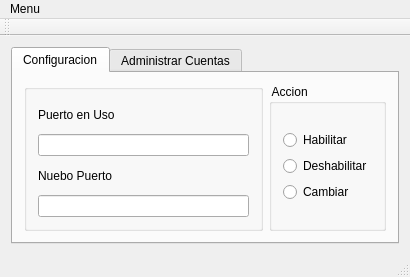
<?xml version="1.0" encoding="UTF-8"?>
<ui version="4.0">
 <class>MainWindowClass</class>
 <widget class="QMainWindow" name="MainWindowClass">
  <property name="geometry">
   <rect>
    <x>0</x>
    <y>0</y>
    <width>410</width>
    <height>254</height>
   </rect>
  </property>
  <property name="windowTitle">
   <string>Servidor Chat</string>
  </property>
  <widget class="QWidget" name="centralWidget">
   <layout class="QGridLayout" name="gridLayout_11">
    <item row="0" column="0">
     <widget class="QTabWidget" name="tabWidget">
      <property name="currentIndex">
       <number>0</number>
      </property>
      <widget class="QWidget" name="tab">
       <attribute name="title">
        <string>Configuracion</string>
       </attribute>
       <layout class="QGridLayout" name="gridLayout_9">
        <item row="0" column="0">
         <widget class="QGroupBox" name="groupBox_3">
          <property name="title">
           <string/>
          </property>
          <layout class="QGridLayout" name="gridLayout">
           <item row="0" column="0">
            <widget class="QLabel" name="label_3">
             <property name="text">
              <string>Puerto en Uso</string>
             </property>
            </widget>
           </item>
           <item row="1" column="0">
            <widget class="QLineEdit" name="lineEdit">
             <property name="maxLength">
              <number>5</number>
             </property>
             <property name="echoMode">
              <enum>QLineEdit::Normal</enum>
             </property>
             <property name="readOnly">
              <bool>true</bool>
             </property>
            </widget>
           </item>
           <item row="2" column="0">
            <widget class="QLabel" name="label_4">
             <property name="text">
              <string>Nuebo Puerto</string>
             </property>
            </widget>
           </item>
           <item row="3" column="0">
            <widget class="QLineEdit" name="lineEdit_4">
             <property name="maxLength">
              <number>5</number>
             </property>
            </widget>
           </item>
          </layout>
         </widget>
        </item>
        <item row="0" column="1">
         <widget class="QGroupBox" name="groupBox_4">
          <property name="title">
           <string> Accion</string>
          </property>
          <layout class="QGridLayout" name="gridLayout_8">
           <item row="0" column="0">
            <layout class="QGridLayout" name="gridLayout_7">
             <item row="0" column="0">
              <layout class="QGridLayout" name="gridLayout_6">
               <item row="0" column="0">
                <widget class="QRadioButton" name="radioButton_5">
                 <property name="text">
                  <string>Habilitar</string>
                 </property>
                </widget>
               </item>
               <item row="1" column="0">
                <widget class="QRadioButton" name="radioButton_6">
                 <property name="text">
                  <string>Deshabilitar</string>
                 </property>
                </widget>
               </item>
               <item row="2" column="0">
                <widget class="QRadioButton" name="radioButton_4">
                 <property name="text">
                  <string>Cambiar</string>
                 </property>
                </widget>
               </item>
              </layout>
             </item>
            </layout>
           </item>
          </layout>
         </widget>
        </item>
       </layout>
      </widget>
      <widget class="QWidget" name="tab_2">
       <attribute name="title">
        <string>Administrar Cuentas</string>
       </attribute>
       <layout class="QGridLayout" name="gridLayout_10">
        <item row="0" column="0">
         <widget class="QGroupBox" name="groupBox_2">
          <property name="title">
           <string/>
          </property>
          <layout class="QGridLayout" name="gridLayout_2">
           <item row="0" column="0">
            <widget class="QLabel" name="label">
             <property name="text">
              <string>Usuario</string>
             </property>
            </widget>
           </item>
           <item row="1" column="0">
            <widget class="QLineEdit" name="lineEdit_2"/>
           </item>
           <item row="2" column="0">
            <widget class="QLabel" name="label_2">
             <property name="text">
              <string>Contraseña</string>
             </property>
            </widget>
           </item>
           <item row="3" column="0">
            <widget class="QLineEdit" name="lineEdit_3">
             <property name="text">
              <string/>
             </property>
             <property name="inputMask">
              <string/>
             </property>
             <property name="maxLength">
              <number>32767</number>
             </property>
             <property name="echoMode">
              <enum>QLineEdit::Password</enum>
             </property>
            </widget>
           </item>
          </layout>
         </widget>
        </item>
        <item row="0" column="1">
         <widget class="QGroupBox" name="groupBox">
          <property name="title">
           <string> Accion</string>
          </property>
          <layout class="QGridLayout" name="gridLayout_5">
           <item row="0" column="0">
            <layout class="QGridLayout" name="gridLayout_4">
             <item row="0" column="0">
              <layout class="QGridLayout" name="gridLayout_3">
               <item row="0" column="0">
                <widget class="QRadioButton" name="radioButton">
                 <property name="text">
                  <string>Crear</string>
                 </property>
                </widget>
               </item>
               <item row="1" column="0">
                <widget class="QRadioButton" name="radioButton_2">
                 <property name="text">
                  <string>Eliminar</string>
                 </property>
                </widget>
               </item>
               <item row="2" column="0">
                <widget class="QRadioButton" name="radioButton_3">
                 <property name="text">
                  <string>Cambiar</string>
                 </property>
                </widget>
               </item>
              </layout>
             </item>
             <item row="1" column="0">
              <widget class="QPushButton" name="pushButton">
               <property name="text">
                <string>Ejecutar</string>
               </property>
              </widget>
             </item>
            </layout>
           </item>
          </layout>
         </widget>
        </item>
       </layout>
      </widget>
     </widget>
    </item>
   </layout>
  </widget>
  <widget class="QToolBar" name="mainToolBar">
   <attribute name="toolBarArea">
    <enum>TopToolBarArea</enum>
   </attribute>
   <attribute name="toolBarBreak">
    <bool>false</bool>
   </attribute>
  </widget>
  <widget class="QStatusBar" name="statusBar"/>
  <widget class="QMenuBar" name="menuBar">
   <property name="geometry">
    <rect>
     <x>0</x>
     <y>0</y>
     <width>410</width>
     <height>24</height>
    </rect>
   </property>
   <widget class="QMenu" name="menuMenu">
    <property name="title">
     <string>Menu</string>
    </property>
    <widget class="QMenu" name="menuPuertos">
     <property name="title">
      <string>Puertos</string>
     </property>
     <addaction name="actionAvilitar"/>
     <addaction name="actionDesavilitar"/>
     <addaction name="actionCambiar_2"/>
    </widget>
    <addaction name="menuPuertos"/>
    <addaction name="actionSalir"/>
   </widget>
   <addaction name="menuMenu"/>
  </widget>
  <action name="actionClose">
   <property name="text">
    <string>Close</string>
   </property>
  </action>
  <action name="actionAvilitar_puerto">
   <property name="text">
    <string>Avilitar puerto</string>
   </property>
  </action>
  <action name="actionDesavilitar_puerto">
   <property name="text">
    <string>Desavilitar puerto</string>
   </property>
  </action>
  <action name="actionCambiar">
   <property name="text">
    <string>Cambiar</string>
   </property>
  </action>
  <action name="actionSalir">
   <property name="text">
    <string>Salir</string>
   </property>
  </action>
  <action name="actionAvilitar">
   <property name="text">
    <string>Habilitar</string>
   </property>
  </action>
  <action name="actionDesavilitar">
   <property name="text">
    <string>Deshabilitar</string>
   </property>
  </action>
  <action name="actionCambiar_2">
   <property name="text">
    <string>Cambiar</string>
   </property>
  </action>
 </widget>
 <layoutdefault spacing="6" margin="11"/>
 <resources/>
 <connections/>
 <slots>
  <slot>Desavilitar()</slot>
 </slots>
</ui>
